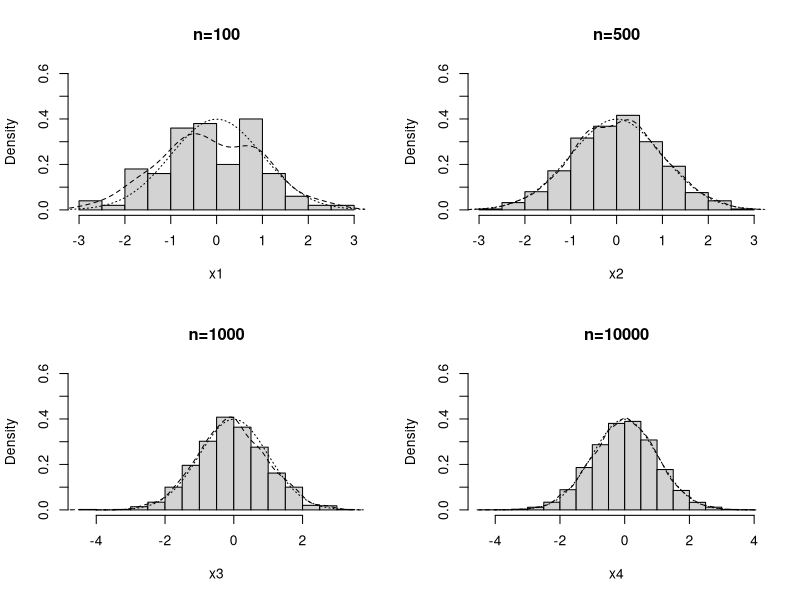

Write R code to recreate this figure.
par(mfrow=c(2, 2))
x<-seq(-4, 4, by=0.05)
y<-dnorm(x)

x1<-rnorm(100)
hist1<-hist(x1, prob=TRUE, ylim=c(0, 0.6), main="n=100")
lines(density(x1), lty=2)
lines(x, y, lty=3)

x2<-rnorm(500)
hist2<-hist(x2, prob=TRUE, ylim=c(0, 0.6), main="n=500")
lines(density(x2), lty=2)
lines(x, y, lty=3)

x3<-rnorm(1000)
hist3<-hist(x3, prob=TRUE, ylim=c(0, 0.6), main="n=1000")
lines(density(x3), lty=2)
lines(x, y, lty=3)

x4<-rnorm(10000)
hist4<-hist(x4, prob=TRUE, ylim=c(0, 0.6), main="n=10000")
lines(density(x4), lty=2)
lines(x, y, lty=3)

